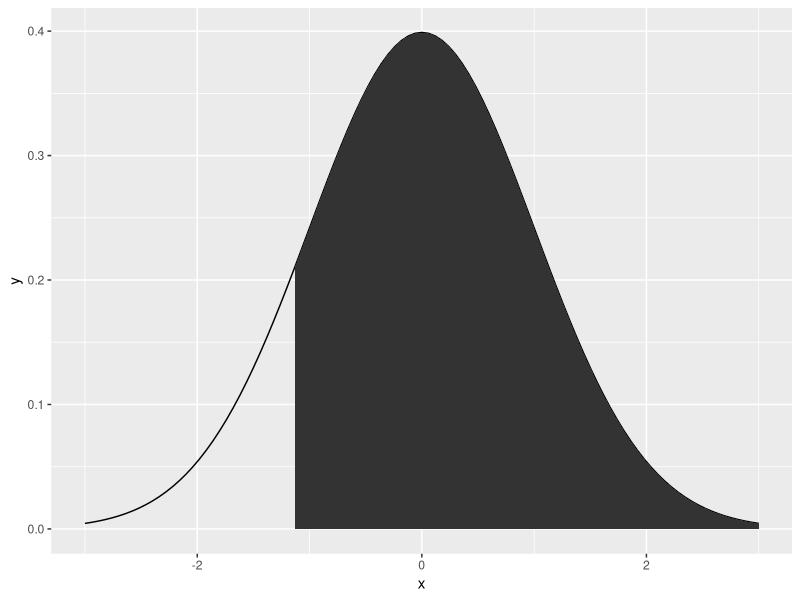
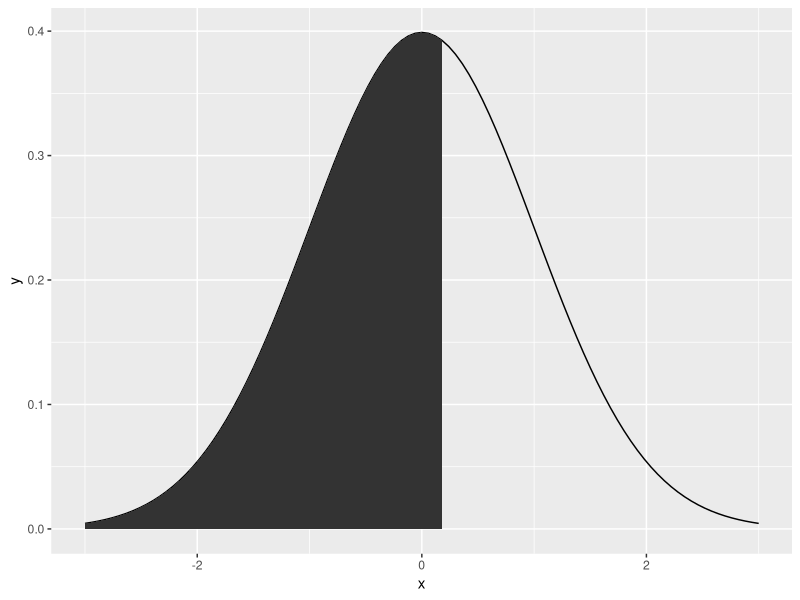
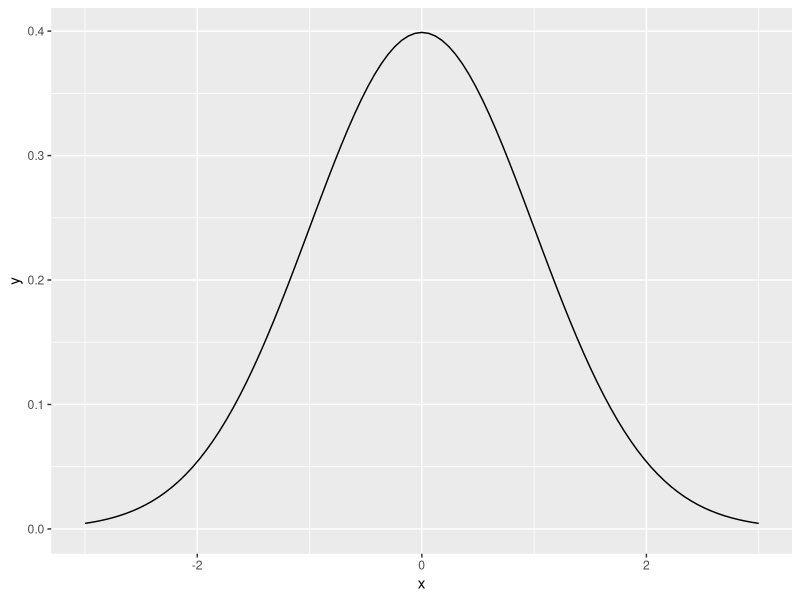
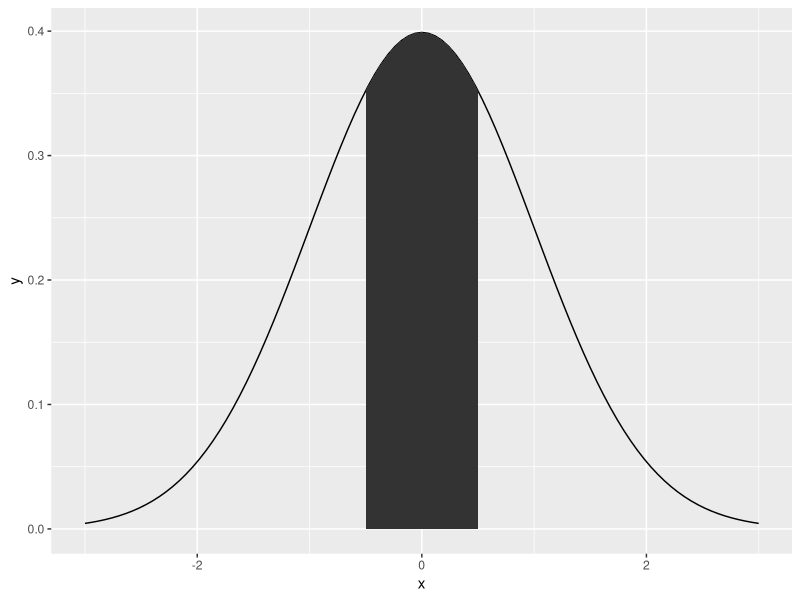
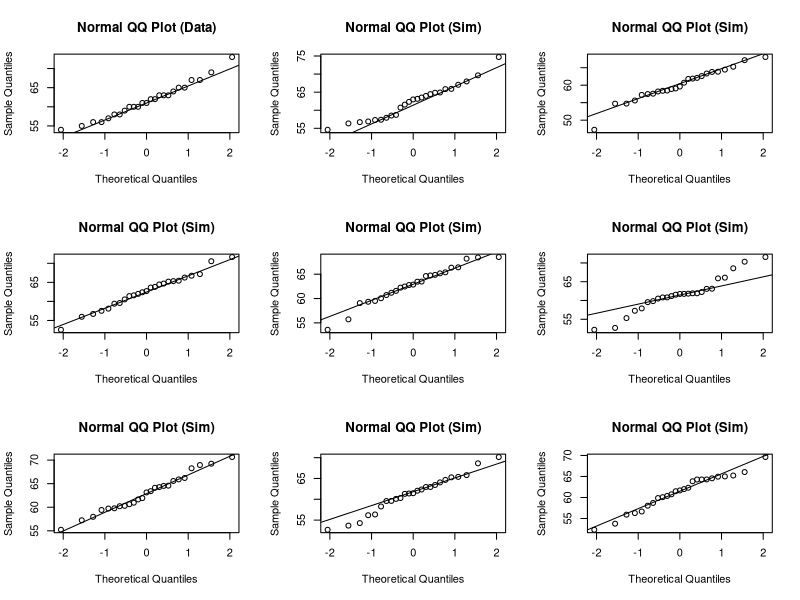

These charts were generated, in order, by the following R code:
## ---- chunk 1
knitr::opts_chunk$set(echo = TRUE)
library(tidyverse)
## ---- chunk 2
normal.plot <- ggplot(data=data.frame(x=c(-3,3)), aes(x)) + stat_function(fun=dnorm, args=list(mean=0, sd=1))
normal.plot + stat_function(fun=dnorm, xlim=c(-1.13, 3), geom='area')
pnorm(q=-1.13, mean=0, sd=1, lower.tail=FALSE)
## ---- chunk 3
normal.plot + stat_function(fun=dnorm, xlim=c(-3, .18), geom='area')
pnorm(q=.18, mean=0, sd=1)
## ---- chunk 4
normal.plot + stat_function(fun=dnorm, xlim=c(3, 3), geom='area')
pnorm(q=8, mean=0, sd=1, lower.tail=FALSE)
## ---- chunk 5
normal.plot + stat_function(fun=dnorm, xlim=c(-.5, .5), geom='area')
pnorm(q=.5, mean=0, sd=1) - pnorm(q=-.5, mean=0, sd=1)
## ---- chunk 6
pnorm(q=4948, mean=4313, sd=583, lower.tail=FALSE)
## ---- chunk 7
pnorm(q=5513, mean=5261, sd=807, lower.tail=FALSE)
## ---- chunk 8
female.heights <- c(54, 55, 56, 56, 57, 58, 58, 59, 60, 60, 60, 61, 61, 62, 62, 63, 63, 63, 64, 65, 65, 67, 67, 69, 73)
length(female.heights[female.heights > 56.94 & female.heights < 66.1]) / 25
## ---- chunk 9
length(female.heights[female.heights > 52.36 & female.heights < 70.69]) / 25 #96%
## ---- chunk 10
length(female.heights[female.heights > 47.78 & female.heights < 75.26]) / 25 #68%
## ---- chunk 11
qqnormsim <- function (dat) {
  par(mfrow = c(3, 3))
  qqnorm(dat, main = "Normal QQ Plot (Data)")
  qqline(dat)
  for (i in 1:8) {
    simnorm <- rnorm(n = length(dat), mean = mean(dat), 
                     sd = sd(dat))
    qqnorm(simnorm, main = "Normal QQ Plot (Sim)")
    qqline(simnorm)
  }
  par(mfrow = c(1, 1))
}
## ---- chunk 12
qqnormsim(female.heights)
## ---- chunk 13
dgeom(9, .02)
## ---- chunk 14
pgeom(100, .02)
## ---- chunk 15
dbinom(2, 3, .51)
## ---- chunk 16
dnbinom(7, 3, .15)
